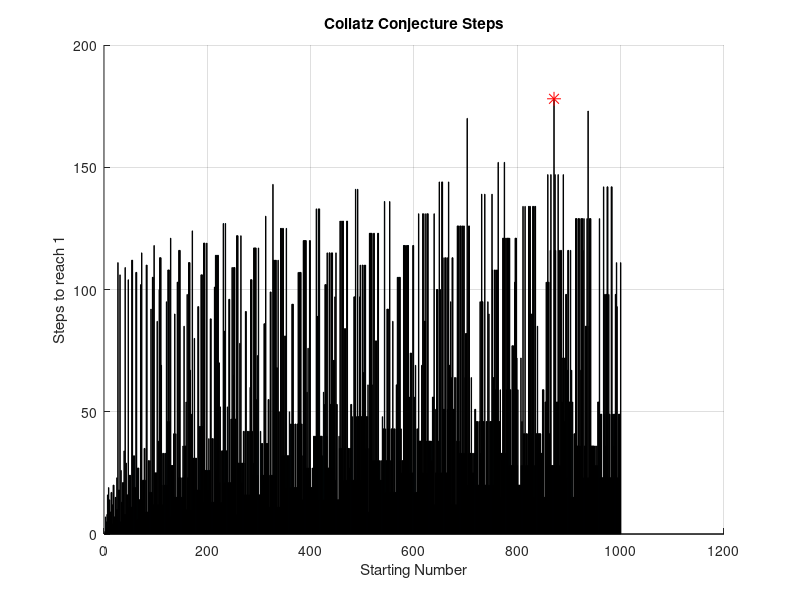

Write the MATLAB code that produced this figure.
function collatzConjecture(max_start)
    if nargin < 1
        max_start = 1000;
    end

    steps_record = zeros(1, max_start);

    figure; 
    hold on; 
    grid on;
    title('Collatz Conjecture Steps');
    xlabel('Starting Number');
    ylabel('Steps to reach 1');

    % calc. steps needed to reach 1 acc. to collatz conj. defs.
    for i = 1:max_start
        n = i;
        steps = 0;
        
        while n > 1
            if mod(n, 2) == 0
                n = n / 2;
            else
                n = 3 * n + 1;
            end
            steps = steps + 1;
        end

        steps_record(i) = steps;
    end
    
    [max_steps, best_start] = max(steps_record);
    fprintf('Longest sequence under %d starts at %d (took %d steps).\n', max_start, best_start, max_steps);
   
    bar(1:max_start, steps_record, 'FaceColor', [0.2 0.6 0.8]);
    plot(best_start, max_steps, 'r*', 'MarkerSize', 10); 
    hold off;
end
